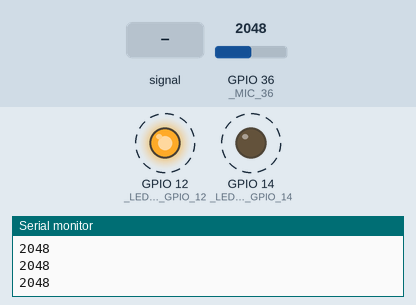
Bench run of a sketch on a simulated ESP32. On the bench: output pins drawn as LEDs (lit = HIGH), the last lines printed to the serial monitor. Dashed ring = blinking. The test bench sets the inputs (shaded band); at power-on: GPIO 36 (_MIC_36) = 2048.

Above: at 1.27 s.
1.3 s: GPIO 36 (_MIC_36) set to 1548
4.3 s: GPIO 36 (_MIC_36) set to 1463
At 4.3 s:
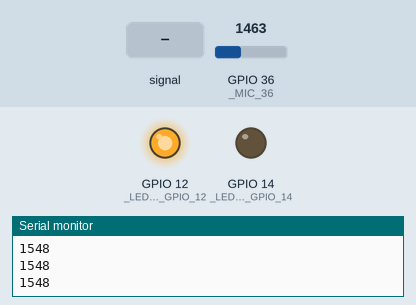
5.8 s: GPIO 36 (_MIC_36) fed a 2 Hz sine of ±1228 counts around its level
At 6.35 s:
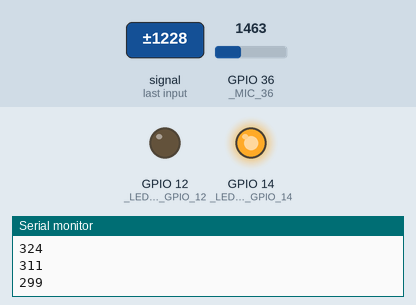
8.8 s: GPIO 36 (_MIC_36) set to 1228
At 8.8 s:
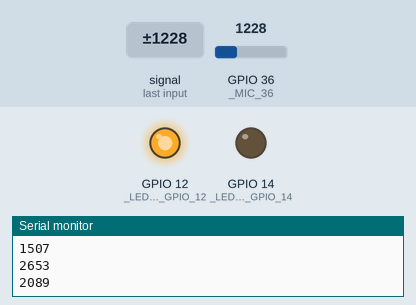
10.3 s: GPIO 36 (_MIC_36) set to 1540
At 10.45 s:
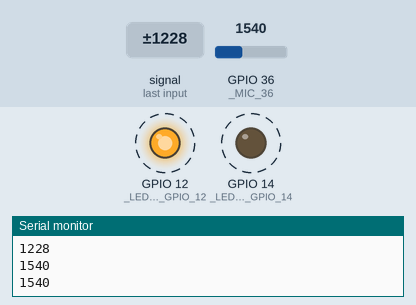
Timing chart, 0 to 14.3 s (numbered marks = the images above; inputs shaded):
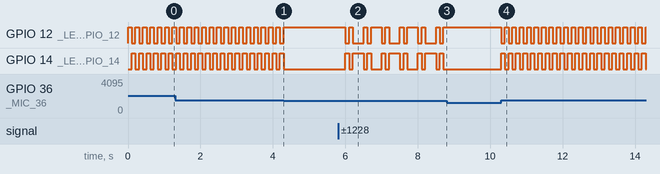

Measured:
- the behaviour switches between 1501 and 1500 on GPIO 36 (_MIC_36) (found by bisection; images 0 and 1)
- after the input at 4.3 s, GPIO 12 (_LED_R_GPIO_12): stops changing and stays HIGH; GPIO 14 (_LED_B_GPIO_14): stops changing and stays LOW
- after the input at 5.8 s, GPIO 12 (_LED_R_GPIO_12): HIGH → LOW after 0.20 s, then repeats every 1.0 s: HIGH 0.10 s, LOW 0.30 s, HIGH 0.10 s, LOW 0.10 s, HIGH 0.29 s, LOW 0.10 s; GPIO 14 (_LED_B_GPIO_14): LOW → HIGH after 0.20 s, then repeats every 1.0 s: LOW 0.10 s, HIGH 0.30 s, LOW 0.10 s, HIGH 0.10 s, LOW 0.29 s, HIGH 0.10 s
- after the input at 8.8 s, GPIO 12 (_LED_R_GPIO_12): stops changing and stays HIGH; GPIO 14 (_LED_B_GPIO_14): stops changing and stays LOW
- after the input at 10.3 s, GPIO 12 (_LED_R_GPIO_12), GPIO 14 (_LED_B_GPIO_14): alternates HIGH for 0.10 s and LOW for 0.10 s, starting at once
- by itself, GPIO 12 (_LED_R_GPIO_12), GPIO 14 (_LED_B_GPIO_14): alternates HIGH for 0.10 s and LOW for 0.10 s

The sketch:

sound_led.ino
```cpp
#define _MIC_36 36 // ADC1_CH0 pin(SENSOR_VP, GPIO36) 매크로 지정

#define _LED_R_GPIO_12 12
#define _LED_B_GPIO_14 14

int freq = 500;     // PWM 주파수 설정 500Hz
int ledChannel = 0; // PWM 채널 설정(0~15)
                    // RED=0, GREEN=1, BLUE=2
int resolution = 0; // PWM duty cycle resolution(해상도) 설정
                    // 8bit=0~255, 16bit=0~65535

int MIC_threshold = 1500;

void setup() {
  // Sound
  Serial.begin(115200);

  // LED
  pinMode(_LED_R_GPIO_12, OUTPUT);
  digitalWrite(_LED_R_GPIO_12, LOW);
  pinMode(_LED_B_GPIO_14, OUTPUT);
  digitalWrite(_LED_B_GPIO_14, LOW);

  ledcSetup(ledChannel, freq, resolution);    // PWM채널, 주파수, 해상도 설정
  ledcAttachPin(_LED_R_GPIO_12, ledChannel);  // GPIO Pin, 채널설정
  ledcSetup(ledChannel+2, freq, resolution);
  ledcAttachPin(_LED_B_GPIO_14, ledChannel+2);
}

void loop() {
  // LED의 동작 상태를 읽어 와서 기준값과 Mic값의 변화에 따라 RED/BLUE LED 색상 연출
  // Sound Sensor 입력 값을 읽어서 콘솔에 출력 : 시리얼 모니터 및 플로터로 읽은 값 확인
  Serial.println(analogRead(_MIC_36)); // MIC 입력 값 출력

  int led_state = digitalRead(_LED_R_GPIO_12); // 현재 RED LED의 상태 값을 읽어서 led_state 변수에 저장
  if ( analogRead(_MIC_36) > MIC_threshold) { // 센서 값이 정해진 Threshold 보다 클때 LED 출력 제어
    if (led_state == LOW) {
      // RED LED는 ON
      // BLUE LED는 OFF
      ledcWrite(ledChannel, 255);
      ledcWrite(ledChannel+2, 0);
      delay(100);
    } else {
      // RED LED는 OFF
      // BLUE LED는 ON
      ledcWrite(ledChannel, 0);
      ledcWrite(ledChannel+2, 255);
      delay(100);
    }
  }
  delay(2);
}
```
